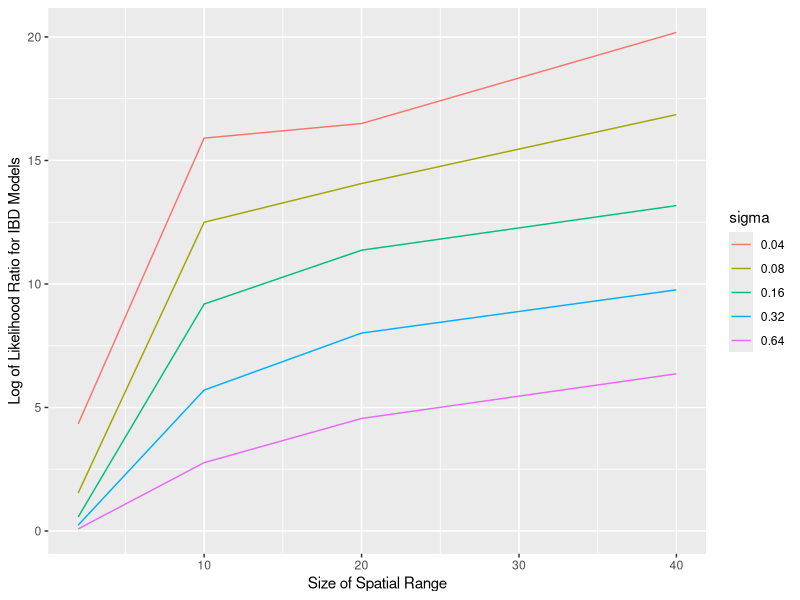

Source code (R):
library(tidyverse)
library(modelr)
options(na.action = na.warn)

#First we define the two IBD models that we'll be comparing

power_law_model  <- function(x, xbar, rhomu, alpha) {(gamma(abs(alpha) + 1)/(2*pi))*sin(pi*abs(alpha)/2)*((x/abs(xbar))^(-abs(alpha) -1))/abs(xbar*rhomu)}
exponential_model  <- function(x, xbar, rhomu){exp(-x/abs(xbar))/(4*abs(rhomu*xbar) + 1)}


# We will compare the fits of the two models to simulated data drawn from the power law model + noise
# We want see how the likeilhood ratio of the two models varies with the amound of noise and the size of the spatial range considered

num_ending_distances <- 4   # number of different range sizes
num_sigma <- 5. #number of different noise sizes
total_length <- num_sigma*num_ending_distances #total number of rows of dataframe
starting_distances <- rep(1, total_length) # create vector with one starting distance, x = 1
ending_distances <- c(2*rep(1,num_sigma), 10*rep(1,num_sigma), 20*rep(1,num_sigma), 40*rep(1,num_sigma)) # create vector with all ending distances
sigma_values <- rep(.02*2^c(1:num_sigma), num_ending_distances) # create vector with all noise values
zerovec <- 0*c(1:total_length)
num_dist_points <- 5   # number of actual points in the distance interval

# Next we aggregate all of these parameter values into a dataframe and calculate the log of likelihood ratio for each choice of parameters
LLR_df <- tibble(starting_distance = starting_distances, ending_distance = ending_distances, sigma =  sigma_values, LLR_avg =  zerovec, LLR_low =  zerovec, LLR_high =  zerovec)


for(i in 1:total_length){  # find likelihood of models for each row in LLR_df
  start_dist <- LLR_df$starting_distance[i]
  end_dist <- LLR_df$ending_distance[i]
  distance_interval <- end_dist - start_dist
  sigma_val <- LLR_df$sigma[i]
  dist_vec <- start_dist*rep(1,num_dist_points) + (distance_interval/(num_dist_points-1))*c(0:(num_dist_points-1))
  means <- power_law_model(dist_vec, 1, 1, 1.5)
  MLE_power_avg <- 0
  MLE_exp_avg <- 0
  num_rand_trials <- 500
  for(Q in 1:num_rand_trials){  # Average over many trials of noisy data
  simulated_data <- rlnorm(num_dist_points, meanlog = log(means), sdlog = sigma_val) # We generate random data, power law model + noise
  
  neg_power_LL_func <- function(par) #  Log likeihood for power law model on noisy data
   {-1*sum(dlnorm(simulated_data, meanlog =log(power_law_model(dist_vec, par[1], par[2], 2/(1 + exp(par[3]))  )), sdlog = abs(par[4]), log = TRUE))}
  
  neg_exponential_LL_func <- function(par) #  Log likeihood for exponential model on noisy data
   {-1*sum(dlnorm(simulated_data, meanlog =log(exponential_model(dist_vec, par[1], par[2])), sdlog = abs(par[3]), log = TRUE))}
  
  MLE_power <- -1*optim(c(1, 1, 1.5, 1), neg_power_LL_func)$value # maximum likelihood estimate for power law model on data from this trial
  MLE_exp <- -1*optim(c(5, 1, 1), neg_exponential_LL_func)$value # maximum likelihood estimate for exponential model on data from this trial
  MLE_power_avg <- MLE_power_avg + MLE_power/num_rand_trials # average likelihood estimate of power law model for many trials of noisy data
  MLE_exp_avg <- MLE_exp_avg + MLE_exp/num_rand_trials  # average likelihood estimate of exponential model for many trials of noisy data
  }
  
  Log_of_Likelihood_ratio <- MLE_power_avg - MLE_exp_avg  #difference of log likeihoods for the two models
  LLR_df$LLR_avg[i] <- Log_of_Likelihood_ratio  # We have log of likelihood ratio averaged over many noisy data sets for each choice of noise size and range size
  }
LLR_df <- mutate(LLR_df, sigma = as.factor(sigma))
ggplot(data = LLR_df) + geom_line(aes(x = ending_distance, y = LLR_avg, color = sigma)) + labs(x= "Size of Spatial Range", y = "Log of Likelihood Ratio for IBD Models" )

